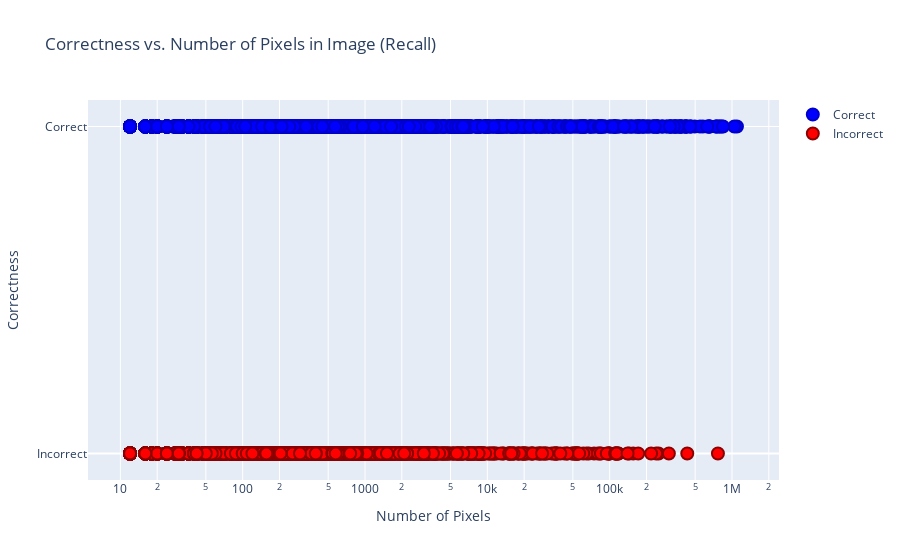

The notebook cell this image was saved under:
### Code cell
fig = go.Figure()

# Add points for correct predictions
fig.add_trace(go.Scatter(
    x=[pixel_counts_recalls[i] for i in range(len(recalls)) if recalls[i]],
    y=[1 for i in range(len(recalls)) if recalls[i]],  # Use 1 as a dummy value to represent correct predictions
    mode='markers',
    name='Correct',
    marker=dict(color='Blue', size=12, line=dict(color='MediumBlue', width=2))
))

# Add points for incorrect predictions
fig.add_trace(go.Scatter(
    x=[pixel_counts_recalls[i] for i in range(len(recalls)) if not recalls[i]],
    y=[0 for i in range(len(recalls)) if not recalls[i]],  # Use 0 as a dummy value to represent incorrect predictions
    mode='markers',
    name='Incorrect',
    marker=dict(color='Red', size=12, line=dict(color='DarkRed', width=2))
))

fig.update_layout(
    title='Correctness vs. Number of Pixels in Image (Recall)',
    xaxis_title='Number of Pixels',
    xaxis_type='log',  # Set the x-axis to a logarithmic scale
    yaxis_title='Correctness',
    yaxis=dict(tickvals=[0, 1], ticktext=['Incorrect', 'Correct'])
)

fig.show()

### Figure 1 — Plotly figure (JSON) as saved in the notebook; plotly's stock layout.template omitted (floating-point values rounded to 4 significant figures; data arrays with more than 128 entries replaced by an {"elided": "..."} marker saying what was removed)
{"data": [{"marker": {"color": "Blue", "line": {"color": "MediumBlue", "width": 2}, "size": 12}, "mode": "markers", "name": "Correct", "type": "scatter", "x": {"elided": "2523 int values"}, "y": {"elided": "2523 int values"}}, {"marker": {"color": "Red", "line": {"color": "DarkRed", "width": 2}, "size": 12}, "mode": "markers", "name": "Incorrect", "type": "scatter", "x": {"elided": "2158 int values"}, "y": {"elided": "2158 int values"}}], "layout": {"title": {"text": "Correctness vs. Number of Pixels in Image (Recall)"}, "xaxis": {"title": {"text": "Number of Pixels"}, "type": "log"}, "yaxis": {"ticktext": ["Incorrect", "Correct"], "tickvals": [0, 1], "title": {"text": "Correctness"}}}}
